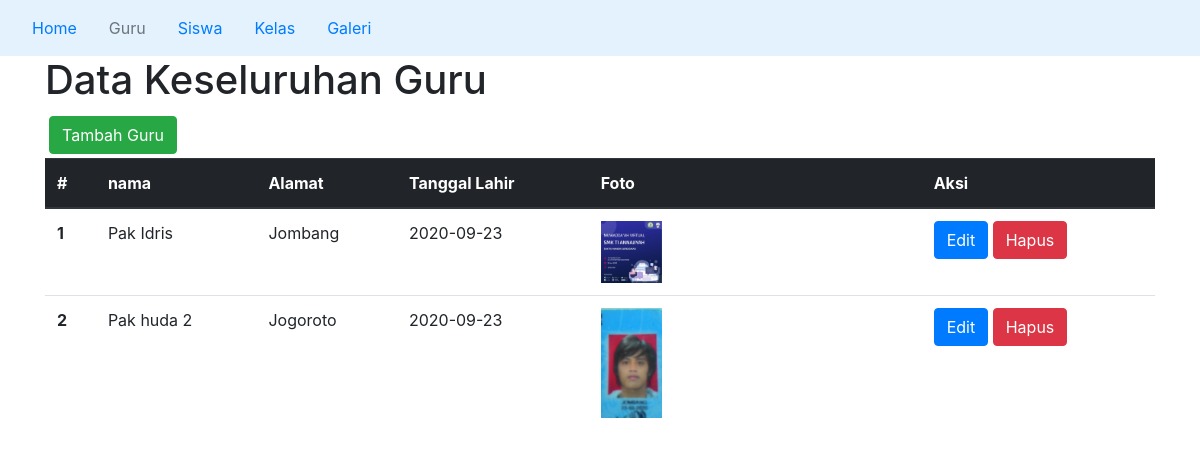
/index.php/guru, run on the app's committed database.
### tables this page shows
CREATE TABLE `guru` (
  `id_guru` int(11) NOT NULL,
  `nama` varchar(50) NOT NULL,
  `alamat` text NOT NULL,
  `tgl_lahir` date NOT NULL,
  `foto` text NOT NULL
);

### application/controllers/Guru.php (called while the page is built, shortened)
<?php
class Guru extends CI_Controller
{
    public function index()
    {
        $this->load->model('Mguru');
        $data['dtguru'] = $this->Mguru->guru();
        $data['mgurutampil'] = true;
        $data['title'] = "Guru";
        $this->load->view('backend/part/header', $data);
        $this->load->view('backend/page/guru/view_guru_tampil');
        $this->load->view('backend/part/footer');
    }
}

### index.php (called while the page is built, shortened)
<?php
require_once BASEPATH.'core/CodeIgniter.php';

### application/models/Mguru.php (called while the page is built, shortened)
<?php
class Mguru extends CI_Model
{
    public function guru()
    {
        $sql = "SELECT * FROM guru ORDER BY id_guru DESC";
        $query = $this->db->query($sql);
        if ($query->num_rows() == 0) {
            return 0;
        } else {
            return $query->result();
        }
    }
}

### application/views/backend/page/guru/view_guru_tampil.php (the view, shortened to what this page needs)
<div class="container">
    <h1>Data Keseluruhan Guru</h1>
    <button type="button" class="btn btn-success m-1" data-toggle="modal" data-target="#modal_guru" data-whatever="@mdo">Tambah Guru</button>
    <table class="table">
        <thead class="thead-dark">
            <tr>
                <th scope="col">#</th>
                <th scope="col">nama</th>
                <th scope="col">Alamat</th>
                <th scope="col">Tanggal Lahir</th>
                <th scope="col">Foto</th>
                <th scope="col">Aksi</th>
            </tr>
        </thead>
        <tbody>
            <?php
            $no = 0;
            if ($dtguru != 0) {
                foreach ($dtguru as $dg) {
                    $no++;
            ?>
                    <tr>
                        <th scope="row"><?= $no; ?></th>
                        <td><?= $dg->nama; ?></td>
                        <td><?= $dg->alamat; ?></td>
                        <td><?= $dg->tgl_lahir; ?></td>
                        <td width="30%">
                            <?php
                            if ($dg->foto == "kosong") {
                                echo 'Tidak Ada Gmbar';
                            } else {
                                echo '<img width="20%" src="upload/guru/' . $dg->foto . '" alt="Avatar">';
                            }
                            ?>
                        </td>
                        <td>
                            <a href="<?php echo base_url('guru/edit/' . $dg->id_guru); ?>" class="btn btn-primary">Edit</a>
                            <a href="#" onclick="btn_hapus('<?php echo $dg->id_guru; ?>','<?php echo $dg->nama; ?>','<?php echo $dg->foto; ?>')" class="btn btn-danger">Hapus</a>
                        </td>
                    </tr>
                <?php
                }
            } else {
                ?>
                <tr>
                    <th colspan="4">Data Kosong</th>
                </tr>
            <?php } ?>
        </tbody>
    </table>
</div>

### application/views/backend/part/header.php (shortened to what this page needs)
<!doctype html>
<html lang="en">
<head>
    <link rel="stylesheet" href="<?php echo base_url('asset/bootstrap.min.css'); ?>">
</head>
<body>
    <nav class="navbar navbar-light" style="background-color: #e3f2fd;">
        <ul class="nav">
            <li class="nav-item">
                <a class="nav-link <?php if(isset($mhometampil)){ echo "disabled"; } ?>" href="<?php echo base_url('home'); ?>">Home</a>
            </li>
            <li class="nav-item">
                <a class="nav-link <?php if(isset($mgurutampil)){ echo "disabled"; } ?>" href="<?php echo base_url('guru'); ?>">Guru</a>
            </li>
            <li class="nav-item">
                <a class="nav-link <?php if(isset($msiswatampil)){ echo "disabled"; } ?>" href="<?php echo base_url('siswa'); ?>">Siswa</a>
            </li>
            <li class="nav-item">
                <a class="nav-link <?php if(isset($mkelastampil)){ echo "disabled"; } ?>" href="<?php echo base_url('kelas'); ?>">Kelas</a>
            </li>
            <li class="nav-item">
                <a class="nav-link <?php if(isset($mgaleritampil)){ echo "disabled"; } ?>" href="<?php echo base_url('galeri'); ?>">Galeri</a>
            </li>
        </ul>
    </nav>

### application/views/backend/part/footer.php (shortened to what this page needs)
</body>
</html>

### data on the page
guru: nama "Pak Idris", alamat "Jombang", tgl_lahir "2020-09-23", foto (picture)
guru: nama "Pak huda 2", alamat "Jogoroto", tgl_lahir "2020-09-23", foto (picture)
